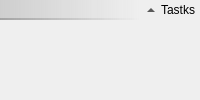
<?xml version="1.0" encoding="UTF-8"?>
<ui version="4.0">
 <class>item</class>
 <widget class="QWidget" name="item">
  <property name="windowTitle">
   <string notr="true"/>
  </property>
  <property name="styleSheet">
   <string notr="true">QLabel {
    border: 0px;
    background: background: qlineargradient(spread:pad, x1:0, y1:0, x2:1, y2:0, stop:0 rgba(0, 0, 0, 0), stop:1 rgba(255, 255, 255, 40));
	padding: 3px;
}</string>
  </property>
  <layout class="QGridLayout" name="gridLayout">
   <property name="margin">
    <number>0</number>
   </property>
   <property name="spacing">
    <number>0</number>
   </property>
   <item row="1" column="1">
    <widget class="QLabel" name="dateLabel">
     <property name="minimumSize">
      <size>
       <width>0</width>
       <height>25</height>
      </size>
     </property>
     <property name="accessibleDescription">
      <string notr="true"/>
     </property>
     <property name="styleSheet">
      <string notr="true">QLabel {
	padding: 4px;
}</string>
     </property>
     <property name="textFormat">
      <enum>Qt::PlainText</enum>
     </property>
     <property name="alignment">
      <set>Qt::AlignBottom|Qt::AlignRight|Qt::AlignTrailing</set>
     </property>
    </widget>
   </item>
   <item row="0" column="0">
    <widget class="QLabel" name="fileNameLabel">
     <property name="styleSheet">
      <string notr="true">QLabel {
	background: qlineargradient(spread:pad, x1:0, y1:0, x2:1, y2:0, stop:0 rgba(128, 128, 128, 75), stop:1 rgba(64, 64,64, 0));
    border-bottom: 2px solid qlineargradient(spread:pad, x1:0, y1:0, x2:1, y2:0, stop:0 rgba(64, 64, 64, 75), stop:1 rgba(255, 255,255, 0));
	padding: 0px;
}</string>
     </property>
     <property name="textFormat">
      <enum>Qt::PlainText</enum>
     </property>
    </widget>
   </item>
   <item row="1" column="0">
    <widget class="QLabel" name="commentLabel">
     <property name="minimumSize">
      <size>
       <width>0</width>
       <height>25</height>
      </size>
     </property>
     <property name="textFormat">
      <enum>Qt::PlainText</enum>
     </property>
     <property name="alignment">
      <set>Qt::AlignLeading|Qt::AlignLeft|Qt::AlignTop</set>
     </property>
     <property name="wordWrap">
      <bool>true</bool>
     </property>
     <property name="margin">
      <number>2</number>
     </property>
    </widget>
   </item>
   <item row="0" column="1">
    <widget class="QToolButton" name="tasksToolButton">
     <property name="sizePolicy">
      <sizepolicy hsizetype="Fixed" vsizetype="Fixed">
       <horstretch>0</horstretch>
       <verstretch>0</verstretch>
      </sizepolicy>
     </property>
     <property name="maximumSize">
      <size>
       <width>60</width>
       <height>20</height>
      </size>
     </property>
     <property name="text">
      <string>Tastks</string>
     </property>
     <property name="toolButtonStyle">
      <enum>Qt::ToolButtonTextBesideIcon</enum>
     </property>
     <property name="autoRaise">
      <bool>true</bool>
     </property>
     <property name="arrowType">
      <enum>Qt::UpArrow</enum>
     </property>
    </widget>
   </item>
  </layout>
 </widget>
 <resources/>
 <connections/>
</ui>
